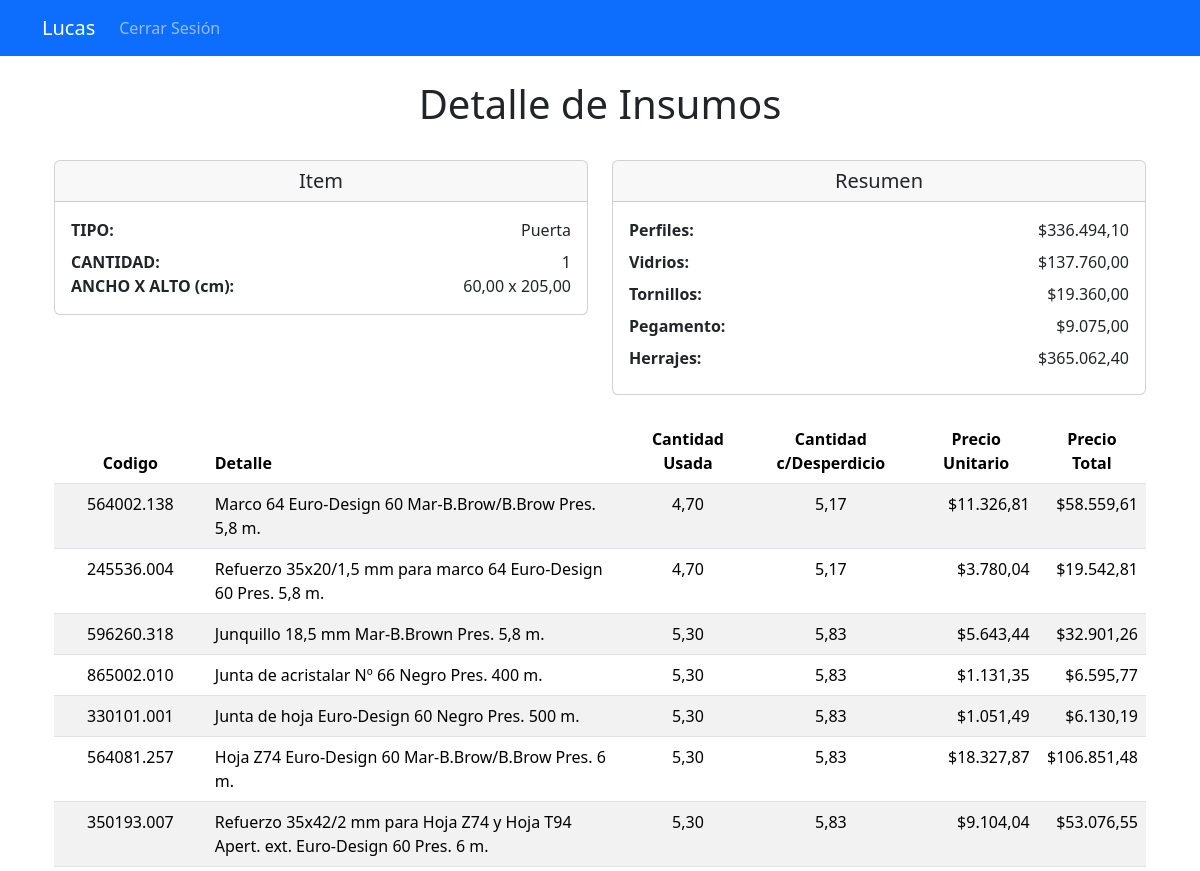
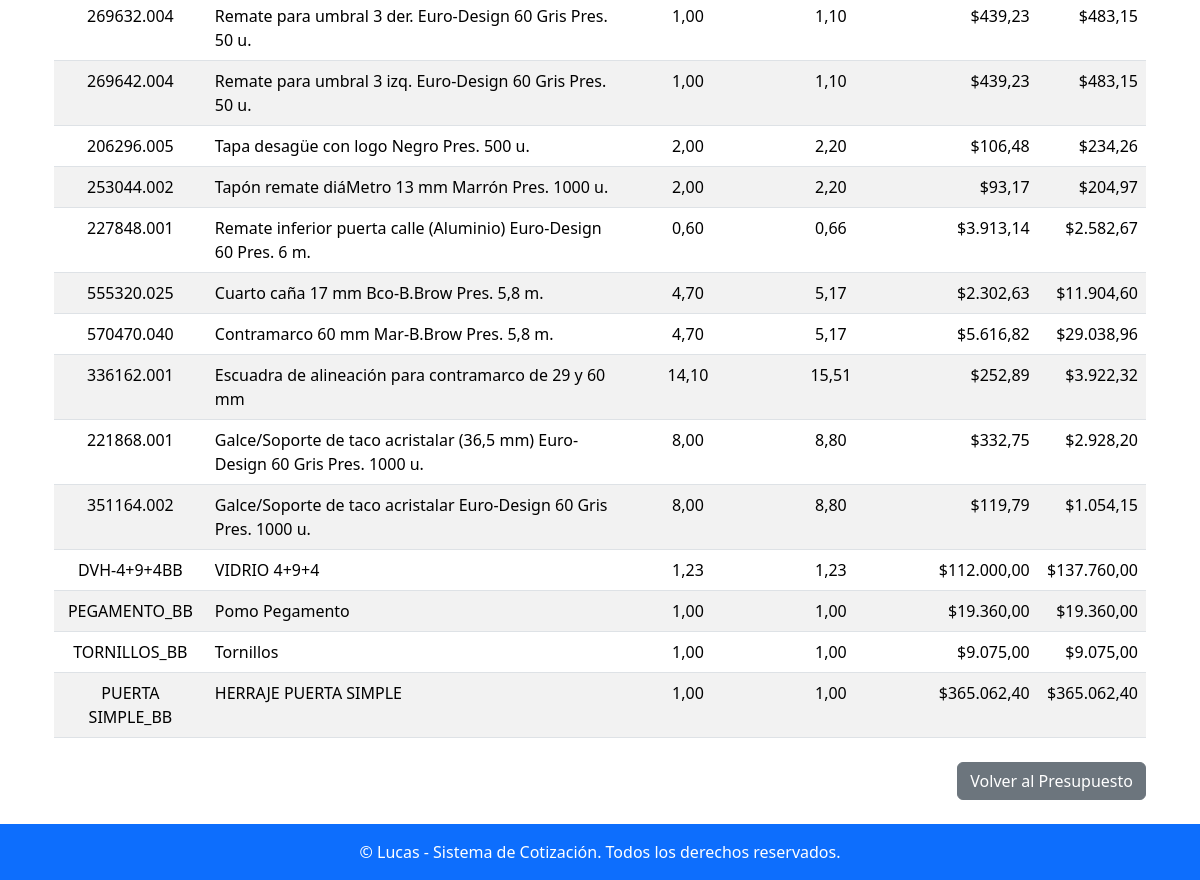
Page /item/60/detalle_insumos/ (signed in) on the committed database (2 pictures, top to bottom).
### apps/presupuestos/models.py (models this page shows, shortened)
class Item(models.Model):
    presupuesto = models.ForeignKey(Presupuesto, related_name='items', on_delete=models.CASCADE)  # Relación con el presupuesto
    cantidad = models.PositiveIntegerField()  # Cantidad del ítem
    ancho = models.DecimalField(max_digits=10, decimal_places=2, null=True, blank=True)  # Ancho en unidades
    alto = models.DecimalField(max_digits=10, decimal_places=2, null=True, blank=True)  # Alto en unidades
    ancho_hoja = models.DecimalField(max_digits=10, decimal_places=2, null=True, blank=True)  # Ancho de hoja en unidades
    alto_lama = models.DecimalField(max_digits=10, decimal_places=2, null=True, blank=True)
    tipo = models.ForeignKey(Tipo, on_delete=models.CASCADE)  # Tipo de ítem (ventana, puerta, etc.)
    color = models.ForeignKey(Color, on_delete=models.CASCADE)  # Color del ítem
    revestimiento = models.ForeignKey(Revestimiento, on_delete=models.CASCADE)  # Tipo de revestimiento
    desperdicio = models.DecimalField(max_digits=5, decimal_places=2, default=0.0)  # Porcentaje de desperdicio

class Tipo(models.Model):
    numero = models.IntegerField(unique=True)  # Número identificador del tipo
    detalle = models.CharField(max_length=100)  # Descripción del tipo

class TipoInsumo(models.Model):
    nombre = models.CharField(max_length=50, unique=True)  # Nombre del tipo de insumo (por ejemplo, 'Material', 'Herramienta')

class Insumo(models.Model):
    codigo = models.CharField(max_length=50)  # Código único del insumo
    descripcion = models.TextField()  # Descripción del insumo
    precio = models.DecimalField(max_digits=10, decimal_places=2)  # Precio por unidad
    unidad_medida = models.CharField(max_length=50)  # Unidad de medida (por ejemplo, METRO)
    color = models.ForeignKey(Color, null=True, blank=True, on_delete=models.SET_NULL)  # Color asociado, si aplica
    formula = models.TextField()  # Fórmula para calcular la cantidad del insumo
    tipo_insumo = models.ForeignKey(TipoInsumo, on_delete=models.CASCADE, null=True, blank=True)  # Relación con TipoInsumo

### apps/presupuestos/views.py (the view)
# urls.py: path('item/<int:item_id>/detalle_insumos/', presupuestos_views.detalle_insumos, name='detalle_insumos'),
@login_required
def detalle_insumos(request, item_id):
    item = get_object_or_404(Item, id=item_id)
    detalles = (
        DetalleInsumo.objects.filter(item=item)
        .values(
            'insumo__codigo',  # Código del insumo
            'insumo__descripcion',  # Descripción del insumo
            'cantidad_usada',  # Cantidad usada
            'precio_unitario',  # Precio unitario
        )
        .annotate(
            cantidad_desperdicio=Case(
                When(insumo__tipo_insumo__id=1, then=ExpressionWrapper(
                    F('cantidad_usada') * ((F('item__desperdicio') / 100.0) + 1.0),
                    output_field=DecimalField(max_digits=10, decimal_places=2)
                )),
                default=F('cantidad_usada'),
                output_field=DecimalField(max_digits=10, decimal_places=2)
            ),
            precio_total = ExpressionWrapper(
                F('cantidad_desperdicio') * F('precio_unitario'),
                output_field=DecimalField(max_digits=10, decimal_places=2)
            )
        )
        .order_by('id')  # Orden por ID del detalle
    )
    resumen_tipo_insumo = (
        DetalleInsumo.objects.filter(item=item)
        .values('insumo__tipo_insumo__nombre')
        .annotate(total_valor=Sum('precio_total'))
        .order_by('insumo__tipo_insumo__id')
    )
    return render(request, 'detalle_insumos.html', {
        'item': item,
        'detalles': detalles,  # Incluye los detalles con cantidad_desperdicio y precio_total
        'resumen_tipo_insumo': resumen_tipo_insumo,
    })

### apps/presupuestos/templates/detalle_insumos.html (shortened to what this page needs)
{% extends 'base.html' %}
{% load humanize %}
{% block content %}
<div class="container mt-4">
    <h1 class="text-center">Detalle de Insumos</h1>
    <br>
    <div class="row">
        <div class="col-md-6">
            <div class="card">
                <div class="card-header">
                    <h5 class="text-center mb-0">Item</h5>
                </div>
                <div class="card-body">
                    <div class="row mb-2">
                        <div class="col-6 text-start fw-bold">TIPO:</div>
                        <div class="col-6 text-end">{{ item.tipo.detalle }}</div>
                    </div>
                    <div class="row">
                        <div class="col-6 text-start fw-bold">CANTIDAD:</div>
                        <div class="col-6 text-end">{{ item.cantidad }}</div>
                    </div>
                    <div class="row">
                        <div class="col-6 text-start fw-bold">ANCHO X ALTO (cm):</div>
                        <div class="col-6 text-end">{{ item.ancho }} x {{ item.alto }}</div>
                    </div>
                </div>
            </div>
        </div>
        <div class="col-md-6">
            <div class="card">
                <div class="card-header">
                    <h5 class="text-center mb-0">Resumen</h5>
                </div>
                <div class="card-body">
                    {% for resumen in resumen_tipo_insumo %}
                        <div class="row mb-2">
                            <div class="col-6 text-start fw-bold">
                                {{ resumen.insumo__tipo_insumo__nombre|default:"Sin Tipo" }}:
                            </div>
                            <div class="col-6 text-end">
                                ${{ resumen.total_valor|floatformat:2|intcomma }}
                            </div>
                        </div>
                    {% endfor %}
                </div>
            </div>
        </div>
    </div>
    <br>
    {% if detalles %}
        <table class="table table-striped">
            <thead class="thead-dark">
                <tr>
                    <th class="text-center" scope="col">Codigo</th>
                    <th class="text-align-left" scope="col">Detalle</th>
                    <th class="text-center" scope="col">Cantidad Usada</th>
                    <th class="text-center" scope="col">Cantidad c/Desperdicio</th>
                    <th class="text-center" scope="col">Precio Unitario</th>
                    <th class="text-center" scope="col">Precio Total</th>
                </tr>
            </thead>
            <tbody>
                {% for detalle in detalles %}
                <tr>
                    <td class="text-center">{{ detalle.insumo__codigo }}</td>
                    <td class="text-align-left">{{ detalle.insumo__descripcion }}</td>
                    <td class="text-center">{{ detalle.cantidad_usada }}</td>
                    <td class="text-center">{{ detalle.cantidad_desperdicio|floatformat:2 }}</td>
                    <td class="text-end">${{ detalle.precio_unitario|intcomma }}</td>
                    <td class="text-end">${{ detalle.precio_total|floatformat:2 }}</td>
                </tr>
                {% endfor %}
            </tbody>
        </table>
    {% else %}
        <p>No hay insumos asociados a este ítem.</p>
    {% endif %}
    <div class="mt-4 d-flex justify-content-end">
        <a href="{% url 'detalle_presupuesto' item.presupuesto.numero %}" class="btn btn-secondary">Volver al Presupuesto</a>
    </div>
</div>
{% endblock %}

### rows in the picture
Item: tipo.detalle "Puerta", cantidad "1", ancho "60,00", alto "205,00"
TipoInsumo: insumo__tipo_insumo__nombre "Perfiles", total_valor "336.494,10"
TipoInsumo: insumo__tipo_insumo__nombre "Vidrios", total_valor "137.760,00"
TipoInsumo: insumo__tipo_insumo__nombre "Pegamento", total_valor "9.075,00"
TipoInsumo: insumo__tipo_insumo__nombre "Herrajes", total_valor "365.062,40"
Insumo: insumo__codigo "564002.138", insumo__descripcion "Marco 64 Euro-Design 60 Mar-B.Brow/B.Brow Pres. 5,8 m.", cantidad_usada "4,70", cantidad_desperdicio "5,17", precio_unitario "11.326,81", precio_total "58.559,61"
Insumo: insumo__codigo "596260.318", insumo__descripcion "Junquillo 18,5 mm Mar-B.Brown Pres. 5,8 m.", cantidad_usada "5,30", cantidad_desperdicio "5,83", precio_unitario "5.643,44", precio_total "32.901,26"
Insumo: insumo__codigo "564081.257", insumo__descripcion "Hoja Z74 Euro-Design 60 Mar-B.Brow/B.Brow Pres. 6 m.", cantidad_usada "5,30", cantidad_desperdicio "5,83", precio_unitario "18.327,87", precio_total "106.851,48"
Insumo: insumo__codigo "555320.025", insumo__descripcion "Cuarto caña 17 mm Bco-B.Brow Pres. 5,8 m.", cantidad_usada "4,70", cantidad_desperdicio "5,17", precio_unitario "2.302,63", precio_total "11.904,60"
Insumo: insumo__codigo "570470.040", insumo__descripcion "Contramarco 60 mm Mar-B.Brow Pres. 5,8 m.", cantidad_usada "4,70", cantidad_desperdicio "5,17", precio_unitario "5.616,82", precio_total "29.038,96"
Insumo: insumo__codigo "DVH-4+9+4BB", insumo__descripcion "VIDRIO 4+9+4", cantidad_usada "1,23", cantidad_desperdicio "1,23", precio_unitario "112.000,00", precio_total "137.760,00"
Insumo: insumo__codigo "PEGAMENTO_BB", insumo__descripcion "Pomo Pegamento", cantidad_usada "1,00", cantidad_desperdicio "1,00", precio_unitario "19.360,00", precio_total "19.360,00"
Insumo: insumo__codigo "TORNILLOS_BB", insumo__descripcion "Tornillos", cantidad_usada "1,00", cantidad_desperdicio "1,00", precio_unitario "9.075,00", precio_total "9.075,00"
Insumo: insumo__codigo "PUERTA SIMPLE_BB", insumo__descripcion "HERRAJE PUERTA SIMPLE", cantidad_usada "1,00", cantidad_desperdicio "1,00", precio_unitario "365.062,40", precio_total "365.062,40"

### other values in the picture
{{ resumen.insumo__tipo_insumo__nombre|default:"Sin Tipo" }} "Tornillos"
{{ resumen.total_valor|floatformat:2|intcomma }} "19.360,00"
{{ detalle.insumo__codigo }} "245536.004" "865002.010" "330101.001" "350193.007" "269632.004" "269642.004" "206296.005" "253044.002" "227848.001" "336162.001" "221868.001" "351164.002"
{{ detalle.insumo__descripcion }} "Refuerzo 35x20/1,5 mm para marco 64 Euro-Design 60 Pres. 5,8 m." "Junta de acristalar Nº 66 Negro Pres. 400 m." "Junta de hoja Euro-Design 60 Negro Pres. 500 m." "Refuerzo 35x42/2 mm para Hoja Z74 y Hoja T94 Apert. ext. Euro-Design 60 Pres. 6 m." "Remate para umbral 3 der. Euro-Design 60 Gris Pres. 50 u." "Remate para umbral 3 izq. Euro-Design 60 Gris Pres. 50 u." "Tapa desagüe con logo Negro Pres. 500 u." "Tapón remate diáMetro 13 mm Marrón Pres. 1000 u." "Remate inferior puerta calle (Aluminio) Euro-Design 60 Pres. 6 m." "Escuadra de alineación para contramarco de 29 y 60 mm" "Galce/Soporte de taco acristalar (36,5 mm) Euro-Design 60 Gris Pres. 1000 u." "Galce/Soporte de taco acristalar Euro-Design 60 Gris Pres. 1000 u."
{{ detalle.cantidad_usada }} "4,70" "5,30" "5,30" "5,30" "1,00" "1,00" "2,00" "2,00" "0,60" "14,10" "8,00" "8,00"
{{ detalle.cantidad_desperdicio|floatformat:2 }} "5,17" "5,83" "5,83" "5,83" "1,10" "1,10" "2,20" "2,20" "0,66" "15,51" "8,80" "8,80"
{{ detalle.precio_unitario|intcomma }} "3.780,04" "1.131,35" "1.051,49" "9.104,04" "439,23" "439,23" "106,48" "93,17" "3.913,14" "252,89" "332,75" "119,79"
{{ detalle.precio_total|floatformat:2 }} "19.542,81" "6.595,77" "6.130,19" "53.076,55" "483,15" "483,15" "234,26" "204,97" "2.582,67" "3.922,32" "2.928,20" "1.054,15"
